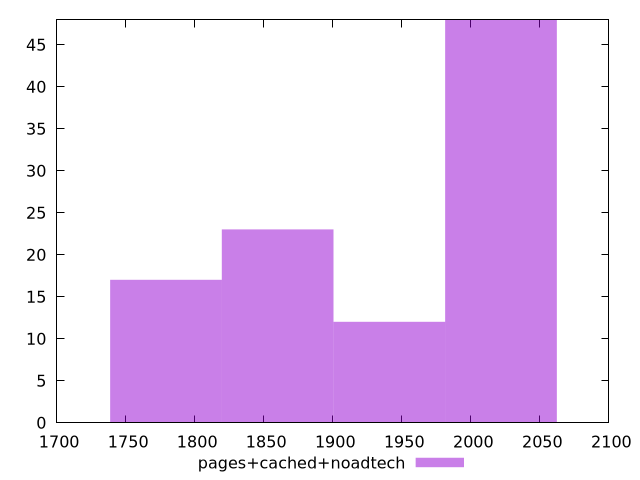

Here is the gnuplot script that generated this plot:
$_pagesCachedNoadtech <<EOF
2021.853560638468 48
1860.1052757873906 23
1779.2311333618518 17
1940.9794182129294 12
EOF
set key outside below
set terminal pngcairo
set output "report_00006_2020-11-02T20-21-41.718Z/metrics/pages+cached+noadtech//raw_hist.png"
set yrange [0:48]
set boxwidth 80.87414242553872
set style fill transparent solid 0.5 noborder
plot $_pagesCachedNoadtech title "pages+cached+noadtech" with boxes ,
